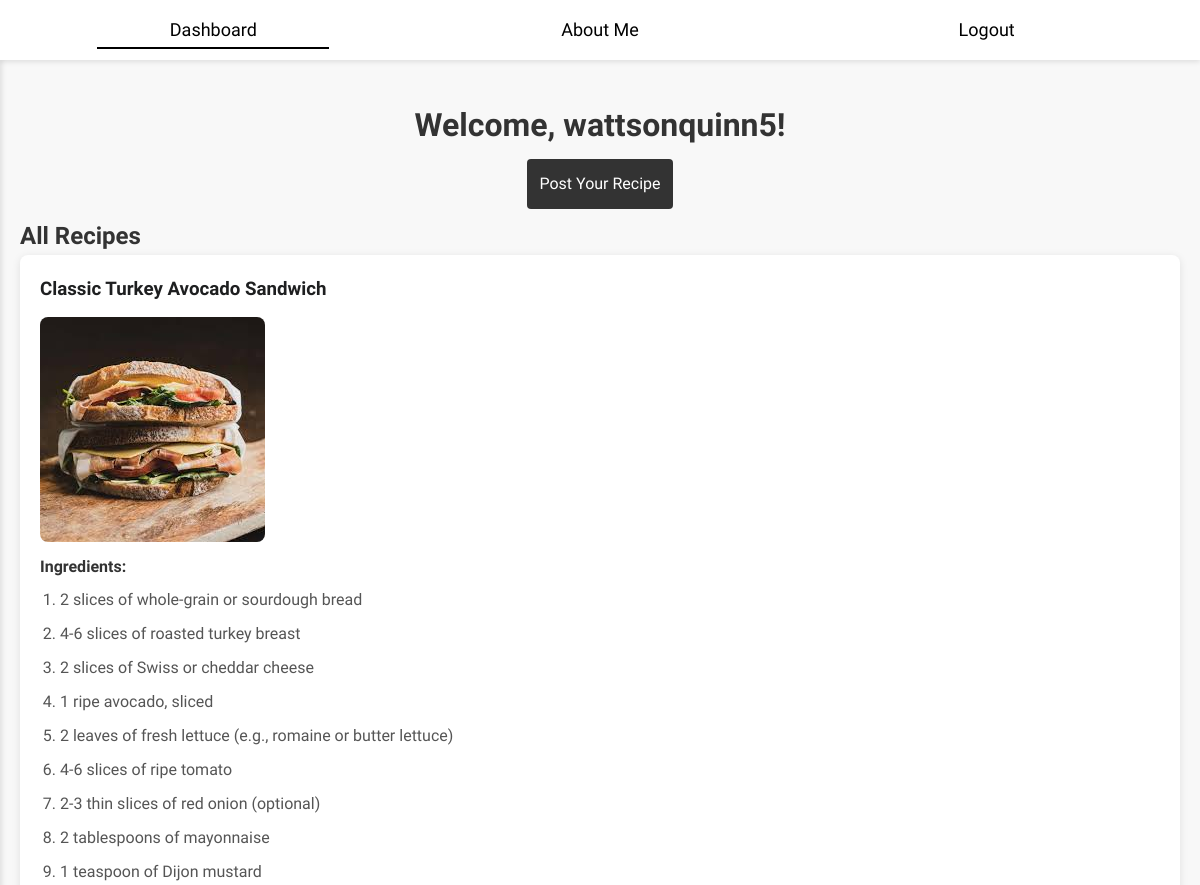
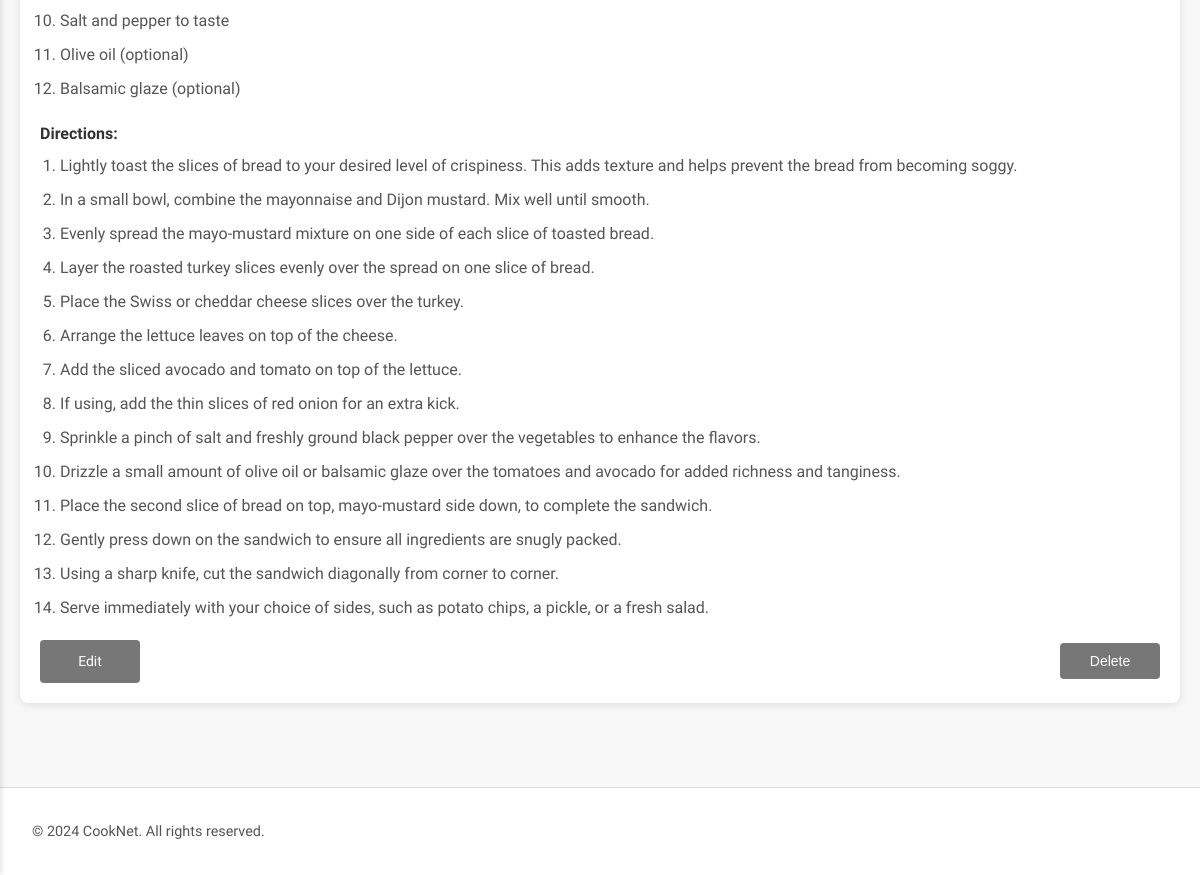
The app's page /dashboard (signed in) with its own data (2 pictures, top to bottom).
### tables this page shows
CREATE TABLE users (
                        id INTEGER PRIMARY KEY AUTOINCREMENT,
                        username TEXT UNIQUE NOT NULL,
                        email TEXT UNIQUE NOT NULL,
                        password TEXT NOT NULL
                      );

CREATE TABLE recipes (
                        id INTEGER PRIMARY KEY AUTOINCREMENT,
                        user_id INTEGER NOT NULL,
                        title TEXT NOT NULL,
                        ingredients TEXT NOT NULL, -- Ensure this line exists
                        directions TEXT NOT NULL,
                        image TEXT,
                        FOREIGN KEY (user_id) REFERENCES users (id)
                      );

### app.py (the view)
@app.route('/dashboard')
def dashboard():
    if 'user_id' not in session:
        return redirect(url_for('login'))
    db = get_db()
    recipes = db.execute('''SELECT recipes.*, users.username
                             FROM recipes
                             JOIN users ON recipes.user_id = users.id
                             ORDER BY recipes.id DESC''').fetchall()
    return render_template('dashboard.html', recipes=recipes, username=session['username'])

### app.py (called while the page is built)
def get_db():
    if 'db' not in g:
        g.db = sqlite3.connect(DATABASE)
        g.db.row_factory = sqlite3.Row
    return g.db

### templates/dashboard.html (shortened to what this page needs)
<!DOCTYPE html>
<html lang="en">
<head>
    <link rel="stylesheet" href="{{ url_for('static', filename='style.css') }}">
</head>
<body>
    <div class="top-menu">
        <div class="top-menu-content">
            <a href="{{ url_for('dashboard') }}" class="menu-center active">Dashboard</a>
            <a href="{{ url_for('aboutme') }}" class="menu-center">About Me</a>
            <a href="{{ url_for('logout') }}" class="menu-center">Logout</a>
        </div>
    </div>
    <div class="main-content">
        <h1 class="center">Welcome, {{ username }}!</h1>
        <div class="post-recipe-button center">
            <a href="{{ url_for('post_recipe') }}" class="button">Post Your Recipe</a>
        </div>
        <div class="all-recipes">
            <h2>All Recipes</h2>
            {% for recipe in recipes %}
            <div class="recipe-card">
                <h3>{{ recipe['title'] }}</h3>
                {% if recipe['image'] %}
                <img src="{{ url_for('static', filename=recipe['image'].split('static/')[-1]) }}" alt="Recipe Image" class="recipe-image">
                {% endif %}
                <h4>Ingredients:</h4>
                {% if recipe['ingredients'] %}
                <ol>
                    {% for ingredient in recipe['ingredients'].split('\n') %}
                        {% if ingredient.strip() %}
                            <li>{{ ingredient }}</li>
                        {% endif %}
                    {% endfor %}
                </ol>
                {% else %}
                <p>No ingredients listed.</p>
                {% endif %}
                <h4>Directions:</h4>
                {% if recipe['directions'] %}
                <ol>
                    {% for direction in recipe['directions'].split('\n') %}
                        {% if direction.strip() %}
                            <li>{{ direction }}</li>
                        {% endif %}
                    {% endfor %}
                </ol>
                {% else %}
                <p>No directions provided.</p>
                {% endif %}
                <div class="recipe-actions">
                    {% if recipe['user_id'] == session['user_id'] %}
                        <a href="{{ url_for('edit_recipe', recipe_id=recipe['id']) }}" class="button button-edit">Edit</a>
                        <form method="POST" action="{{ url_for('delete_recipe', recipe_id=recipe['id']) }}" onsubmit="return confirm('Are you sure you want to delete this recipe?');">
                            <button type="submit" class="button button-delete">Delete</button>
                        </form>
                    {% endif %}
                </div>
            </div>
            {% else %}
            <p class="center">No recipes found. Be the first to <a href="{{ url_for('post_recipe') }}">post a recipe</a>!</p>
            {% endfor %}
        </div>
    </div>
    <footer class="footer">
        <p class="center">&copy; 2024 CookNet. All rights reserved.</p>
    </footer>
</body>
</html>

### static/style.css (style rules this page uses)
* { margin: 0; padding: 0; box-sizing: border-box; }
body, h1, h2, h3, h4, h5, h6, p, ul, li, a { font-family: "Karma", sans-serif; color: #333; }
body { background-color: #f8f8f8; line-height: 1.6; color: #333; }
img { max-width: 100%; height: auto; border: none; vertical-align: middle; }
a { color: #000; text-decoration: none; transition: color 0.3s ease; }
.center { text-align: center; }
.top-menu { position: fixed; top: 0; width: 100%; background-color: #fff; z-index: 1000; box-shadow: 0 2px 5px rgba(0,0,0,0.1); }
.top-menu-content { max-width: 1200px; margin: auto; display: flex; align-items: center; justify-content: space-around; padding: 0 20px; height: 60px; }
.menu-center { flex: 1; text-align: center; font-size: 18px; padding: 0 10px; position: relative; }
.menu-center.active::after { content: ''; position: absolute; bottom: -5px; left: 50%; transform: translateX(-50%); width: 60%; height: 2px; background-color: #000000; }
.main-content { margin-top: 80px; padding: 20px; max-width: 1200px; margin-left: auto; margin-right: auto; }
.recipe-card { background-color: #fff; padding: 20px; margin-bottom: 24px; border-radius: 8px; box-shadow: 0 2px 8px rgba(0,0,0,0.1); }
.recipe-card h3 { margin-bottom: 12px; color: #1e1f20; }
.recipe-card img.recipe-image { max-width: 100%; height: auto; border-radius: 8px; margin-bottom: 12px; }
.recipe-card h4 { margin-bottom: 8px; color: #333; }
.footer { background-color: #fff; padding: 32px; margin-top: 40px; border-top: 1px solid #ddd; display: flex; flex-wrap: wrap; justify-content: space-between; }
.footer p { font-size: 0.9rem; color: #555; }
.button { background-color: #333; color: #fff; padding: 12px; border: none; border-radius: 4px; cursor: pointer; font-size: 16px; transition: background-color 0.3s ease; display: inline-block; margin: 8px; text-align: center; }
.button-delete { background-color: #333; color: #fff; padding: 10px 20px; border: none; border-radius: 4px; cursor: pointer; font-size: 14px; transition: background-color 0.3s ease; margin-top: 10px; }
.recipe-actions { margin-top: 10px; }
.button-edit { background-color: #333; color: #fff; padding: 10px 20px; border: none; border-radius: 4px; cursor: pointer; font-size: 14px; transition: background-color 0.3s ease; margin-left: 10px; text-decoration: none; }
.recipe-actions { margin-top: 10px; display: flex; justify-content: space-between; align-items: center; }
.button-edit { background-color: #777; color: #fff; padding: 10px 20px; border: none; border-radius: 4px; cursor: pointer; font-size: 14px; transition: background-color 0.3s ease; margin: 0; text-decoration: none; }
.button-delete { background-color: #777; color: #fff; padding: 10px 20px; border: none; border-radius: 4px; cursor: pointer; font-size: 14px; transition: background-color 0.3s ease; margin: 0; }
.recipe-actions form { display: inline; }
.button-edit, .button-delete { min-width: 100px; text-align: center; }
.recipe-card ol { padding-left: 20px; margin-bottom: 20px; }
.recipe-card li { margin-bottom: 10px; line-height: 1.5; color: #555; }

### records on screen
users: username "wattsonquinn5"
recipes: title "Classic Turkey Avocado Sandwich", image (picture), ingredient "2 slices of whole-grain or sourdough bread" "4-6 slices of roasted turkey breast" "2 slices of Swiss or cheddar cheese" "1 ripe avocado, sliced" "2 leaves of fresh lettuce (e.g., romaine or butter lettuce)" "4-6 slices of ripe tomato" "2-3 thin slices of red onion (optional)" "2 tablespoons of mayonnaise" "1 teaspoon of Dijon mustard" "Salt and pepper to taste" "Olive oil (optional)" "Balsamic glaze (optional)", direction "Lightly toast the slices of bread to your desired level of crispiness. This adds texture and helps prevent the bread from becoming soggy." "In a small bowl, combine the mayonnaise and Dijon mustard. Mix well until smooth." "Evenly spread the mayo-mustard mixture on one side of each slice of toasted bread." "Layer the roasted turkey slices evenly over the spread on one slice of bread." "Place the Swiss or cheddar cheese slices over the turkey." "Arrange the lettuce leaves on top of the cheese." "Add the sliced avocado and tomato on top of the lettuce." "If using, add the thin slices of red onion for an extra kick." "Sprinkle a pinch of salt and freshly ground black pepper over the vegetables to enhance the flavors." "Drizzle a small amount of olive oil or balsamic glaze over the tomatoes and avocado for added richness and tanginess." "Place the second slice of bread on top, mayo-mustard side down, to complete the sandwich." "Gently press down on the sandwich to ensure all ingredients are snugly packed." "Using a sharp knife, cut the sandwich diagonally from corner to corner." "Serve immediately with your choice of sides, such as potato chips, a pickle, or a fresh salad."
